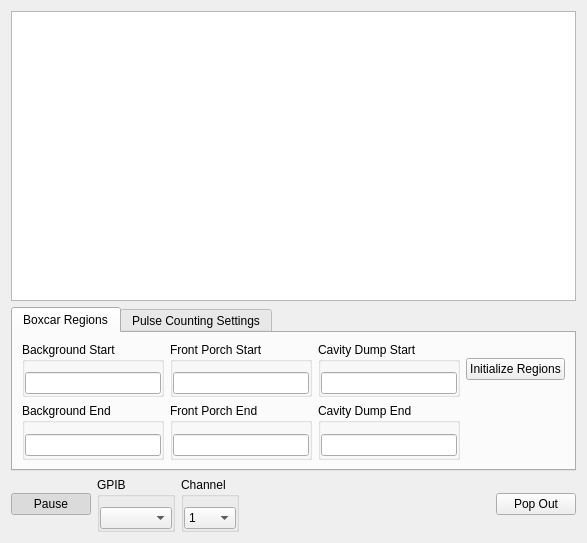
<?xml version="1.0" encoding="UTF-8"?>
<ui version="4.0">
 <class>Oscilloscope</class>
 <widget class="QWidget" name="Oscilloscope">
  <property name="geometry">
   <rect>
    <x>0</x>
    <y>0</y>
    <width>587</width>
    <height>543</height>
   </rect>
  </property>
  <property name="windowTitle">
   <string>Form</string>
  </property>
  <layout class="QVBoxLayout" name="verticalLayout">
   <item>
    <widget class="PlotWidget" name="gOsc">
     <property name="sizePolicy">
      <sizepolicy hsizetype="Expanding" vsizetype="Expanding">
       <horstretch>0</horstretch>
       <verstretch>1</verstretch>
      </sizepolicy>
     </property>
    </widget>
   </item>
   <item>
    <widget class="QTabWidget" name="tabWidget_2">
     <property name="currentIndex">
      <number>0</number>
     </property>
     <widget class="QWidget" name="tab">
      <attribute name="title">
       <string>Boxcar Regions</string>
      </attribute>
      <layout class="QHBoxLayout" name="horizontalLayout_6">
       <item>
        <layout class="QGridLayout" name="gridLayout_5">
         <item row="0" column="0">
          <widget class="QGroupBox" name="groupBox_25">
           <property name="title">
            <string>Background Start</string>
           </property>
           <property name="flat">
            <bool>true</bool>
           </property>
           <layout class="QHBoxLayout" name="horizontalLayout_23">
            <property name="leftMargin">
             <number>0</number>
            </property>
            <property name="topMargin">
             <number>10</number>
            </property>
            <property name="rightMargin">
             <number>0</number>
            </property>
            <property name="bottomMargin">
             <number>0</number>
            </property>
            <item>
             <widget class="QFNumberEdit" name="tBgSt">
              <property name="text">
               <string/>
              </property>
             </widget>
            </item>
           </layout>
          </widget>
         </item>
         <item row="0" column="1">
          <widget class="QGroupBox" name="groupBox_27">
           <property name="title">
            <string>Front Porch Start</string>
           </property>
           <property name="flat">
            <bool>true</bool>
           </property>
           <layout class="QHBoxLayout" name="horizontalLayout_25">
            <property name="leftMargin">
             <number>0</number>
            </property>
            <property name="topMargin">
             <number>10</number>
            </property>
            <property name="rightMargin">
             <number>0</number>
            </property>
            <property name="bottomMargin">
             <number>0</number>
            </property>
            <item>
             <widget class="QFNumberEdit" name="tFpSt"/>
            </item>
           </layout>
          </widget>
         </item>
         <item row="0" column="2">
          <widget class="QGroupBox" name="groupBox_29">
           <property name="title">
            <string>Cavity Dump Start</string>
           </property>
           <property name="flat">
            <bool>true</bool>
           </property>
           <layout class="QHBoxLayout" name="horizontalLayout_27">
            <property name="leftMargin">
             <number>0</number>
            </property>
            <property name="topMargin">
             <number>10</number>
            </property>
            <property name="rightMargin">
             <number>0</number>
            </property>
            <property name="bottomMargin">
             <number>0</number>
            </property>
            <item>
             <widget class="QFNumberEdit" name="tCdSt"/>
            </item>
           </layout>
          </widget>
         </item>
         <item row="1" column="0">
          <widget class="QGroupBox" name="groupBox_26">
           <property name="title">
            <string>Background End</string>
           </property>
           <property name="flat">
            <bool>true</bool>
           </property>
           <layout class="QHBoxLayout" name="horizontalLayout_24">
            <property name="leftMargin">
             <number>0</number>
            </property>
            <property name="topMargin">
             <number>10</number>
            </property>
            <property name="rightMargin">
             <number>0</number>
            </property>
            <property name="bottomMargin">
             <number>0</number>
            </property>
            <item>
             <widget class="QFNumberEdit" name="tBgEn">
              <property name="text">
               <string/>
              </property>
             </widget>
            </item>
           </layout>
          </widget>
         </item>
         <item row="1" column="1">
          <widget class="QGroupBox" name="groupBox_28">
           <property name="title">
            <string>Front Porch End</string>
           </property>
           <property name="flat">
            <bool>true</bool>
           </property>
           <layout class="QHBoxLayout" name="horizontalLayout_26">
            <property name="leftMargin">
             <number>0</number>
            </property>
            <property name="topMargin">
             <number>10</number>
            </property>
            <property name="rightMargin">
             <number>0</number>
            </property>
            <property name="bottomMargin">
             <number>0</number>
            </property>
            <item>
             <widget class="QFNumberEdit" name="tFpEn"/>
            </item>
           </layout>
          </widget>
         </item>
         <item row="1" column="2">
          <widget class="QGroupBox" name="groupBox_30">
           <property name="title">
            <string>Cavity Dump End</string>
           </property>
           <property name="flat">
            <bool>true</bool>
           </property>
           <layout class="QHBoxLayout" name="horizontalLayout_28">
            <property name="leftMargin">
             <number>0</number>
            </property>
            <property name="topMargin">
             <number>10</number>
            </property>
            <property name="rightMargin">
             <number>0</number>
            </property>
            <property name="bottomMargin">
             <number>0</number>
            </property>
            <item>
             <widget class="QFNumberEdit" name="tCdEn"/>
            </item>
           </layout>
          </widget>
         </item>
         <item row="0" column="3">
          <widget class="QPushButton" name="bOscInit">
           <property name="text">
            <string>Initialize Regions</string>
           </property>
          </widget>
         </item>
        </layout>
       </item>
      </layout>
     </widget>
     <widget class="QWidget" name="tab_2">
      <attribute name="title">
       <string>Pulse Counting Settings</string>
      </attribute>
      <layout class="QHBoxLayout" name="horizontalLayout_48">
       <item>
        <widget class="QGroupBox" name="groupBox_10">
         <property name="title">
          <string>No. Pulses</string>
         </property>
         <property name="flat">
          <bool>true</bool>
         </property>
         <layout class="QHBoxLayout" name="horizontalLayout_45">
          <property name="leftMargin">
           <number>0</number>
          </property>
          <property name="topMargin">
           <number>10</number>
          </property>
          <property name="rightMargin">
           <number>0</number>
          </property>
          <property name="bottomMargin">
           <number>0</number>
          </property>
          <item>
           <widget class="QLineEdit" name="tOscPulses">
            <property name="enabled">
             <bool>false</bool>
            </property>
           </widget>
          </item>
         </layout>
        </widget>
       </item>
       <item>
        <widget class="QGroupBox" name="groupBox_52">
         <property name="title">
          <string>FP Ratio</string>
         </property>
         <property name="flat">
          <bool>true</bool>
         </property>
         <layout class="QHBoxLayout" name="horizontalLayout_46">
          <property name="leftMargin">
           <number>0</number>
          </property>
          <property name="topMargin">
           <number>10</number>
          </property>
          <property name="rightMargin">
           <number>0</number>
          </property>
          <property name="bottomMargin">
           <number>0</number>
          </property>
          <item>
           <widget class="QFNumberEdit" name="tOscFPRatio">
            <property name="text">
             <string>1</string>
            </property>
           </widget>
          </item>
         </layout>
        </widget>
       </item>
       <item>
        <widget class="QGroupBox" name="groupBox_53">
         <property name="title">
          <string>CD Ratio</string>
         </property>
         <property name="flat">
          <bool>true</bool>
         </property>
         <layout class="QHBoxLayout" name="horizontalLayout_47">
          <property name="leftMargin">
           <number>0</number>
          </property>
          <property name="topMargin">
           <number>10</number>
          </property>
          <property name="rightMargin">
           <number>0</number>
          </property>
          <property name="bottomMargin">
           <number>0</number>
          </property>
          <item>
           <widget class="QFNumberEdit" name="tOscCDRatio">
            <property name="text">
             <string>1</string>
            </property>
           </widget>
          </item>
         </layout>
        </widget>
       </item>
       <item>
        <spacer name="horizontalSpacer_5">
         <property name="orientation">
          <enum>Qt::Horizontal</enum>
         </property>
         <property name="sizeHint" stdset="0">
          <size>
           <width>40</width>
           <height>20</height>
          </size>
         </property>
        </spacer>
       </item>
      </layout>
     </widget>
    </widget>
   </item>
   <item>
    <layout class="QHBoxLayout" name="horizontalLayout">
     <item>
      <widget class="QPushButton" name="bOPause">
       <property name="text">
        <string>Pause</string>
       </property>
       <property name="checkable">
        <bool>true</bool>
       </property>
       <property name="checked">
        <bool>true</bool>
       </property>
      </widget>
     </item>
     <item>
      <widget class="QGroupBox" name="groupBox_31">
       <property name="title">
        <string>GPIB</string>
       </property>
       <property name="flat">
        <bool>true</bool>
       </property>
       <layout class="QHBoxLayout" name="horizontalLayout_29">
        <property name="leftMargin">
         <number>0</number>
        </property>
        <property name="topMargin">
         <number>10</number>
        </property>
        <property name="rightMargin">
         <number>0</number>
        </property>
        <property name="bottomMargin">
         <number>0</number>
        </property>
        <item>
         <widget class="QComboBox" name="cOGPIB">
          <property name="toolTip">
           <string>GPIB0::5::INSTR</string>
          </property>
         </widget>
        </item>
       </layout>
      </widget>
     </item>
     <item>
      <widget class="QGroupBox" name="groupBox_32">
       <property name="title">
        <string>Channel</string>
       </property>
       <property name="flat">
        <bool>true</bool>
       </property>
       <layout class="QHBoxLayout" name="horizontalLayout_30">
        <property name="leftMargin">
         <number>0</number>
        </property>
        <property name="topMargin">
         <number>10</number>
        </property>
        <property name="rightMargin">
         <number>0</number>
        </property>
        <property name="bottomMargin">
         <number>0</number>
        </property>
        <item>
         <widget class="QComboBox" name="cOChannel">
          <item>
           <property name="text">
            <string>1</string>
           </property>
          </item>
          <item>
           <property name="text">
            <string>2</string>
           </property>
          </item>
          <item>
           <property name="text">
            <string>3</string>
           </property>
          </item>
          <item>
           <property name="text">
            <string>4</string>
           </property>
          </item>
         </widget>
        </item>
       </layout>
      </widget>
     </item>
     <item>
      <spacer name="horizontalSpacer">
       <property name="orientation">
        <enum>Qt::Horizontal</enum>
       </property>
       <property name="sizeHint" stdset="0">
        <size>
         <width>40</width>
         <height>20</height>
        </size>
       </property>
      </spacer>
     </item>
     <item>
      <widget class="QPushButton" name="bOPop">
       <property name="text">
        <string>Pop Out</string>
       </property>
      </widget>
     </item>
    </layout>
   </item>
  </layout>
 </widget>
 <customwidgets>
  <customwidget>
   <class>QFNumberEdit</class>
   <extends>QLineEdit</extends>
   <header>InstsAndQt.customQt</header>
  </customwidget>
  <customwidget>
   <class>PlotWidget</class>
   <extends>QGraphicsView</extends>
   <header>pyqtgraph</header>
  </customwidget>
 </customwidgets>
 <resources/>
 <connections/>
</ui>
